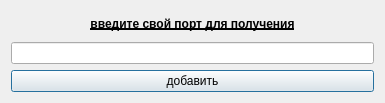
<?xml version="1.0" encoding="UTF-8"?>
<ui version="4.0">
 <class>ServerStart</class>
 <widget class="QDialog" name="ServerStart">
  <property name="geometry">
   <rect>
    <x>0</x>
    <y>0</y>
    <width>385</width>
    <height>103</height>
   </rect>
  </property>
  <property name="windowTitle">
   <string>Dialog</string>
  </property>
  <layout class="QVBoxLayout" name="verticalLayout">
   <item>
    <widget class="QLabel" name="label">
     <property name="font">
      <font>
       <weight>75</weight>
       <bold>true</bold>
       <underline>true</underline>
      </font>
     </property>
     <property name="text">
      <string>введите свой порт для получения</string>
     </property>
     <property name="alignment">
      <set>Qt::AlignCenter</set>
     </property>
    </widget>
   </item>
   <item>
    <widget class="QLineEdit" name="lineEdit"/>
   </item>
   <item>
    <widget class="QPushButton" name="pushButton">
     <property name="text">
      <string>добавить</string>
     </property>
    </widget>
   </item>
  </layout>
 </widget>
 <resources/>
 <connections/>
</ui>
